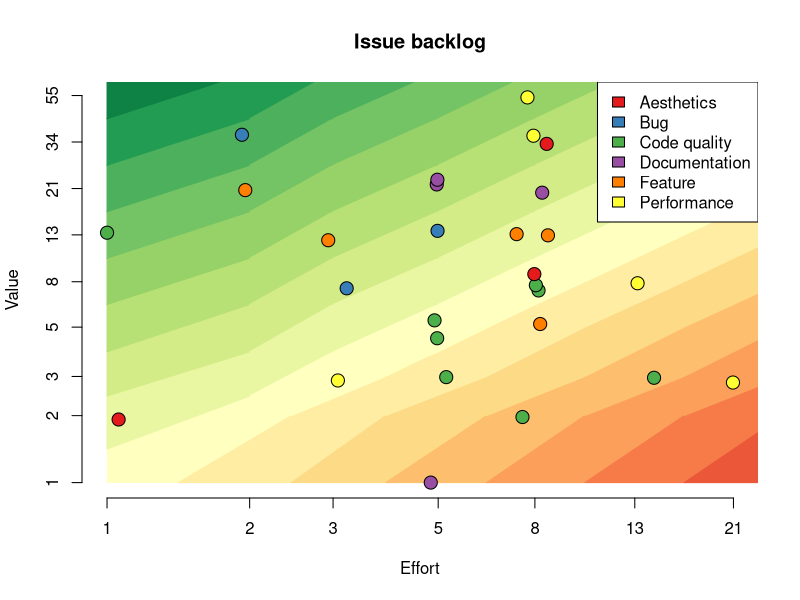

The R script that drew this image:
library("RColorBrewer")

circleSize = 1.75

#svg("backlog.svg", width=8, height=8)
png("backlog.png", width=1000, height=1000, type="cairo", pointsize=13)

jitter_log <- function(vals, scaler=0.05) {
  noise <- rnorm(length(vals), mean=0, sd=vals*scaler)
  vals + noise
}

roiPalette = colorRampPalette(brewer.pal(11, "RdYlGn"))
roiCols = roiPalette(19)

data <- read.csv("backlog.csv", sep=",")
x = jitter_log(data$effort)
y = jitter_log(data$value)

maxEffort = max(data$effort)
maxValue = max(data$value)
x = sapply(x, function(n) min(c(n, maxEffort)))
x = sapply(x, function(n) max(c(n, 1)))
y = sapply(y, function(n) min(c(n, maxValue)))
y = sapply(y, function(n) max(c(n, 1)))

# Categories
cats = sort(unique(data$type))
data$typeID = match(data$type, cats)
cols = brewer.pal(length(cats), "Set1")
data$color = cols[data$typeID]

# ROI
vals = c(1, 2, 3, 5, 8, 13, 21, 34, 55, 89)
data$roi = match(data$value, vals) - match(data$effort, vals)
data

plot(
    NULL, log="xy", xlab="Effort", ylab="Value", axes=FALSE, main="Issue backlog",
    xlim=c(min(x), max(x)), ylim=c(min(y), max(y))
)
axis(1, at=c(1,2,3,5,8,13,21))
axis(2, at=c(1,2,3,5,8,13,21,34,55))
#box()




logHalf <- function(a, b){
    sqrt(a*b)
}




topEdge = logHalf(55,89)

polygon(x=c(1,89,89,1), y=c(1,1,89,89), lty=0, col=roiCols[10])

for (e in 1:8){
    midE = logHalf(vals[e], vals[e+1])
    nextMidE = logHalf(vals[e+1], vals[e+2])
    if (e > 1) {
        for (v in 1:e){
            roi = v-e;
            polygon(
                x=c(midE, nextMidE, nextMidE, midE),
                y=c(vals[v], vals[v+1], vals[v+2], vals[v+1]),
                col=roiCols[10+roi],
                border=roiCols[10+roi]
            )
        }
    }
    roi = -e
    polygon(
        x=c(midE, nextMidE, nextMidE),
        y=c(vals[1], vals[1], vals[2]),
        col=roiCols[10+roi],
        border=roiCols[10+roi]
    )
}

for (v in 1:8){
    midV = logHalf(vals[v], vals[v+1])
    nextMidV = logHalf(vals[v+1], vals[v+2])
    if (v > 1){
        for (e in 1:v){
            roi = v-e;
            polygon(
                x=c(vals[e], vals[e+1], vals[e+2], vals[e+1]),
                y=c(midV, nextMidV, nextMidV, midV),
                col=roiCols[10+roi],
                border=roiCols[10+roi]
            )
        }
    }
    roi = v
    polygon(
        x=c(vals[1], vals[1], vals[2]),
        y=c(midV, nextMidV, nextMidV),
        col=roiCols[10+roi],
        border=roiCols[10+roi]
    )
}


points(x, y, pch=21, bg=data$color, cex=circleSize)
#points(x, y, col=data$color, cex=circleSize, lwd=3)


legend(legend=cats, x="topright", fill=cols)










dev.off()
